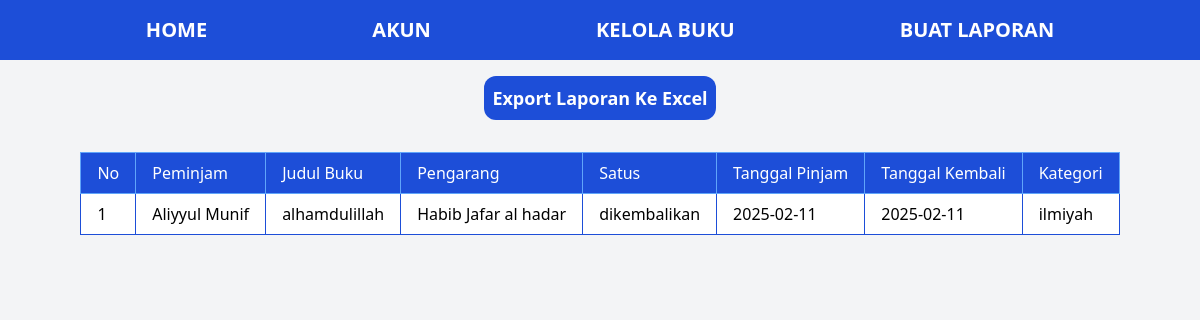
Page /petugas/laporan.php on the committed database.
### tables this page shows
CREATE TABLE `peminjaman` (
  `id` int(11) NOT NULL,
  `id_buku` int(11) NOT NULL,
  `id_user` int(11) NOT NULL,
  `tanggal_pinjam` date NOT NULL,
  `tanggal_kembali` date NOT NULL,
  `status` enum('dipinjam','dikembalikan') NOT NULL
);

CREATE TABLE `user` (
  `id` int(11) NOT NULL,
  `username` varchar(225) NOT NULL,
  `password` varchar(225) NOT NULL,
  `email` varchar(225) NOT NULL,
  `nama` varchar(225) NOT NULL,
  `alamat` text NOT NULL,
  `role` enum('admin','petugas','peminjam') NOT NULL
);

CREATE TABLE `buku` (
  `id` int(11) NOT NULL,
  `judul` varchar(225) NOT NULL,
  `pengarang` varchar(225) NOT NULL,
  `penerbit` varchar(225) NOT NULL,
  `tahun` date NOT NULL,
  `kategori_id` int(11) NOT NULL,
  `cover` varchar(225) NOT NULL
);

CREATE TABLE `kategori` (
  `id` int(11) NOT NULL,
  `kategori` varchar(225) NOT NULL
);

### petugas/laporan.php (the view, shortened to what this page needs)
<?php
include "../db/db.php";
include "../include/headerpetugas.php";
$ambil = "SELECT peminjaman.status, buku.pengarang,buku.judul,buku.cover, buku.pengarang, buku.tahun, kategori.id, kategori.kategori, user.nama, peminjaman.tanggal_pinjam, peminjaman.tanggal_kembali
          FROM peminjaman
          JOIN user ON peminjaman.id_user=user.id
          JOIN buku ON peminjaman.id_buku=buku.id
          JOIN kategori ON buku.kategori_id=kategori.id";
$wadah = mysqli_query($kon, $ambil);
?>
<a href="generete.php" class="text-lg font-bold bg-blue-700 text-white px-2 py-2 rounded-xl mx-auto my-4">Export Laporan Ke Excel</a>
<table class="mx-auto my-4">
    <thead>
        <tr>
            <td class="border border-blue-400 px-4 py-2 bg-blue-700 text-white">No</td>
            <td class="border border-blue-400 px-4 py-2 bg-blue-700 text-white">Peminjam</td>
            <td class="border border-blue-400 px-4 py-2 bg-blue-700 text-white">Judul Buku</td>
            <td class="border border-blue-400 px-4 py-2 bg-blue-700 text-white">Pengarang</td>
            <td class="border border-blue-400 px-4 py-2 bg-blue-700 text-white">Satus</td>
            <td class="border border-blue-400 px-4 py-2 bg-blue-700 text-white">Tanggal Pinjam</td>
            <td class="border border-blue-400 px-4 py-2 bg-blue-700 text-white">Tanggal Kembali</td>
            <td class="border border-blue-400 px-4 py-2 bg-blue-700 text-white">Kategori</td>
        </tr>
    </thead>
    <tbody>
        <?php $no = 1;
        while ($buku = mysqli_fetch_assoc($wadah)) : ?>
            <tr>
                <td class="border border-blue-700 px-4 py-2 bg-white text-black"><?= $no++; ?></td>
                <td class="border border-blue-700 px-4 py-2 bg-white text-black"><?= $buku['nama']; ?></td>
                <td class="border border-blue-700 px-4 py-2 bg-white text-black"><?= $buku['judul']; ?></td>
                <td class="border border-blue-700 px-4 py-2 bg-white text-black"><?= $buku['pengarang']; ?></td>
                <td class="border border-blue-700 px-4 py-2 bg-white text-black"><?= $buku['status']; ?></td>
                <td class="border border-blue-700 px-4 py-2 bg-white text-black"><?= $buku['tanggal_pinjam']; ?></td>
                <td class="border border-blue-700 px-4 py-2 bg-white text-black"><?= $buku['tanggal_kembali']; ?></td>
                <td class="border border-blue-700 px-4 py-2 bg-white text-black"><?= $buku['kategori']; ?></td>
            </tr>
    </tbody>
<?php endwhile ?>
</table>

### rows in the picture
peminjaman: id_user.nama "Aliyyul Munif", id_buku.judul "alhamdulillah", id_buku.pengarang "Habib Jafar al hadar", status "dikembalikan", tanggal_pinjam "2025-02-11", tanggal_kembali "2025-02-11", kategori.kategori "ilmiyah"
